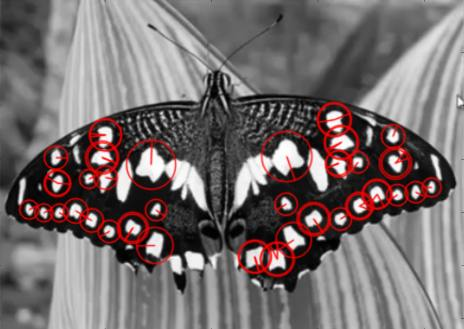
#> input picture opencv_test/feature_detection_lean/a.jpg, 464 x 329 px
$ python FAST_detection.py
#> lines starting #> are read from the running program, lines starting #| are printed output that depends on the picture
"""
它比其他现有的角落探测器快几倍。
但它对高水平的噪音并不强壮。它依赖于一个阈值。
"""
import cv2 as cv

"""
cv.FAST_FEATURE_DETECTOR_TYPE_5_8
cv.FAST_FEATURE_DETECTOR_TYPE_7_12
cv.FAST_FEATURE_DETECTOR_TYPE_9_16
fast = cv.FastFeatureDetector_create(cv.FAST_FEATURE_DETECTOR_TYPE_9_16)
"""

img = cv.imread('a.jpg', 0)
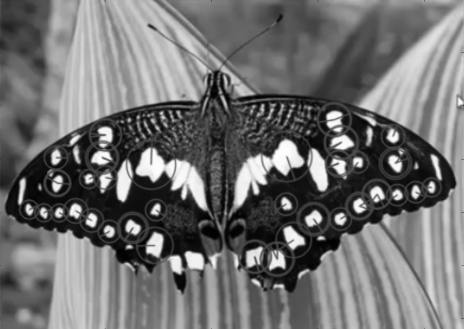
#> img: shape (329, 464); min 0, max 255, mean 112.3
# 使用默认值初始化快速对象
fast = cv.FastFeatureDetector_create()
# 找到并画出关键点
kp = fast.detect(img, None)
#> kp = 2465 keypoints; strongest (x, y, size): (45, 216, 7), (152, 212, 7), (28, 205, 7), (319, 238, 7)
img2 = cv.drawKeypoints(img, kp, None, color=(255, 0, 0))
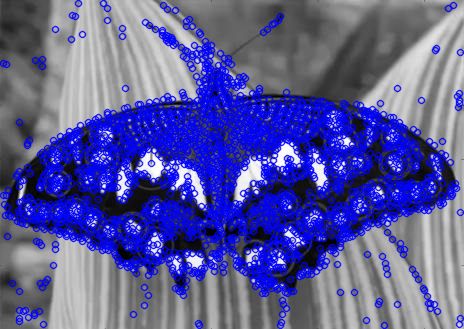
#> img2: shape (329, 464, 3); mean of channels 0, 1, 2 155.8, 90.1, 90.1; drawn as B, G, R
print("关键点个数:{}".format(len(kp)))
#| 关键点个数:2465
# 打印所有默认参数
print("Threshold: {}".format(fast.getThreshold()))
print("nonmaxSuppression:{}".format(fast.getNonmaxSuppression()))
print("neighborhood: {}".format(fast.getType()))
print("Total Keypoints with nonmaxSuppression: {}".format(len(kp)))
#| Total Keypoints with nonmaxSuppression: 2465
cv.imshow('fast_true', img2)
# 禁用nonmaxSuppression
fast.setNonmaxSuppression(0)
kp = fast.detect(img, None)
#> kp = 15907 keypoints; strongest (x, y, size): (78, 3, 7), (103, 3, 7), (103, 4, 7), (162, 5, 7)
print("关键点个数:{}".format(len(kp)))
#| 关键点个数:15907
print("Total Keypoints without nonmaxSuppression: {}".format(len(kp)))
#| Total Keypoints without nonmaxSuppression: 15907
img3 = cv.drawKeypoints(img, kp, None, color=(255, 0, 0))
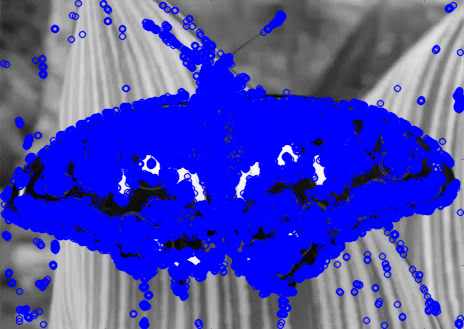
#> img3: shape (329, 464, 3); mean of channels 0, 1, 2 180.6, 75.6, 75.6; drawn as B, G, R
cv.imshow('fast_false', img3)
key = cv.waitKey(0) & 0xFF
#> (key q is pressed here)
# 按'q'健退出循环
if key == ord('q'):
    cv.destroyAllWindows()
